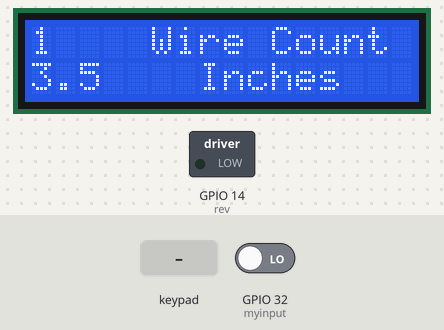
Recording of a program running on a simulated ESP32 board running MicroPython. Parts: 16×2 character LCD, switched loads named in the program (green lamp = pin HIGH). The test bench sets the inputs (shaded band); at power-on: GPIO 32 (myinput) LOW. Pins used as bus, display or sensor lines are not drawn; what the program prints to the serial console is not drawn.

Above: at 1.2 s.
1.3 s: GPIO 32 (myinput) driven HIGH
At 2.9 s:
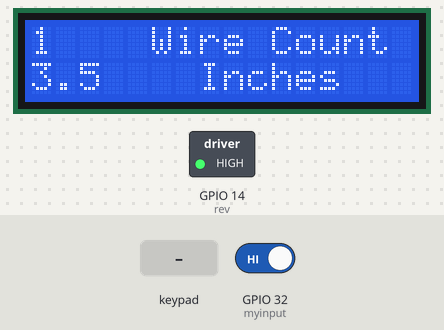
4.3 s: keypad keys 1 2 # pressed 0.4 s apart
8.5 s: key '1' pressed
11.5 s: key 'A' pressed
13.5 s: key 'B' pressed
At 15.4 s:
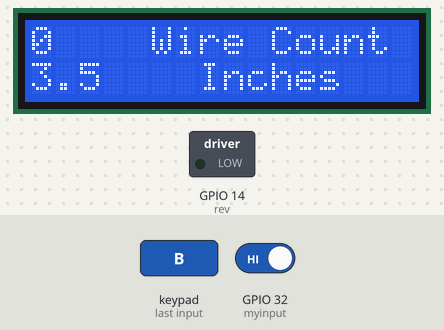
15.7 s: keypad keys 1 2 D pressed 0.4 s apart
Timing chart, 0 to 18.7 s (numbered marks = the images above; inputs shaded):
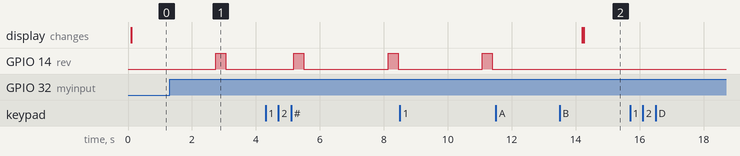

The program:

main_LCD_with_KeyPad_-02.py
```python
import time
import math
import machine
from machine import Pin, Timer
from time import sleep
from time import sleep_ms, ticks_ms
from machine import SoftI2C

from i2c_lcd import I2cLcd
DEFAULT_I2C_ADDR = 0x27
i2c = SoftI2C(scl=Pin(22), sda=Pin(21), freq=100000)
lcd = I2cLcd(i2c, DEFAULT_I2C_ADDR, 2, 16)

 # CONSTANTS
KEY_UP   = const(0)
KEY_DOWN = const(1)
lastkey = ''
mynext = 0

aa = 0 #remember wires for display function
bb = 0 #remember inches for display function
wires = 1
inches = 3.5

#Designate Input Pin for Run
myinput = Pin(32, Pin.IN)
myinput.value()

keys = [['1', '2', '3', 'A'], ['4', '5', '6', 'B'], ['7', '8', '9', 'C'], ['.', '0', '#', 'D']]

# Pin names for Pico
rows = [23, 19, 18, 5]
cols = [15, 27, 26, 25]

# set pins for rows as outputs
row_pins = [Pin(pin_name, mode=Pin.OUT) for pin_name in rows]

# set pins for cols as inputs
col_pins = [Pin(pin_name, mode=Pin.IN, pull=Pin.PULL_DOWN) for pin_name in cols]

def initNow():
    for row in range(0,4):
        for col in range(0,4):
            row_pins[row].value(0)

def scanNow(row, col):
    row_pins[row].value(1)
    key = None
    if col_pins[col].value() == KEY_DOWN:
        key = KEY_DOWN
    if col_pins[col].value() == KEY_UP:
        key = KEY_UP
        row_pins[row].value(0)
    return key

def getKey():
    global lastkey
    global mynext
    for row in range(4):
        for col in range(4):
            key = scanNow(row, col)
            if key == KEY_DOWN:
                #print("Key Pressed", keys[row][col])
                lastkey = keys[row][col]
                a = lastkey
                print(lastkey)
                mynext = 1
                sleep_ms(500)
                if a == 'A':
                    getWireCount()
                elif a == 'D':
                    getLength()
                else:
                    pass

def getLength():
    global lcd
    global inches
    global lastkey
    global mynext
    inches = 0
    a = ''
    b = ''
    c = '.'
    d = ''
    mynext = 0
    while mynext == 0: #get number one
        sleep_ms(50)
        getKey()
    a = lastkey
    sleep_ms(100)
    mynext = 0
    while mynext == 0: #get number two
        sleep_ms(50)
        getKey()
    b = lastkey
    sleep_ms(100)
    mynext = 0
    while mynext == 0: #get number three
        sleep_ms(50)
        getKey()
    d = lastkey
    sleep_ms(100)
    mynext = 0

    e = str(a + b + c + d) #build number 12.3 up to 99.9 Inches
    print(e)

    inches = float(e)
    sleep_ms(20)

    print('You Entered = ', inches)
    sleep_ms(200)

def getWireCount():
    global lastkey
    global wires
    wires = 0
    while lastkey == 'A':
        sleep_ms(100)
        print(lastkey)
        getKey()
    if lastkey == '1':
        wires = 1
        print('Wire Count = ', wires)
    if lastkey == '2':
        wires = 2
        print('Wire Count = ', wires)
    if lastkey == '3':
        wires = 3
        print('Wire Count = ', wires)
    if lastkey == '4':
        wires = 4
        print('Wire Count = ', wires)
    if lastkey == '5':
        wires = 20
        print('Wire Count = ', wires)
    sleep_ms(100)

def setDisplay():
    global aa
    global wires
    global bb
    global inches

    if wires != aa or inches != bb:
        aa = wires
        bb = inches
        lcd.clear()
        lcd.move_to(5, 0)
        lcd.putstr("Wire Count")
        lcd.move_to(7, 1)
        lcd.putstr("Inches")
        lcd.move_to(0, 0)
        lcd.putstr(str(aa))
        lcd.move_to(0,1)
        lcd.putstr(str(bb))


def checkinput():
    myinput = Pin(32, Pin.IN)
    m = myinput.value()
    if m != 0:
        runNow()
    else:
        pass

def runNow():
    rev = Pin(14, Pin.OUT)
    w = 0
    while w < wires:
        moveNow() #Feed Wire
        time.sleep(.1)
        moveNow2() #Cutter Simulation / Same motor for now
        time.sleep(.1)
        rev.on()
        moveNow2()
        rev.off()
        w = w + 1
        sleep_ms(500)


def moveNow():
    global inches
    step = Pin(4, Pin.OUT)
    mypwm = 1000  # starting pwm / start speed
    minpulse = 150  # min pwm or max speed
    rate = 10 #accel decel rate
    dest = 541 * inches  # destination 720/REVOLUTION
    x = 1
    decel = 21
    decelbegin = 0
    on = step.on
    off = step.off
    count = 1
    cnt = 1
    while x < dest:
        time.sleep_us(mypwm)
        #print(x, mypwm)
        x = x + 1
        if mypwm <= minpulse:
            if count != 0:
                decelbegin = x + 1
                decel = dest - decelbegin  # decel from here on
                count = 0
        on()
        time.sleep_us(mypwm)
        off()
        if x >= decel + 1:
            if count != 0:
                mypwm = mypwm - rate
            else:
                mypwm = mypwm + rate

        elif x >= dest - decelbegin:
            cnt = 0 #Block and Control Function above

def moveNow2():
    inches = .45
    step = Pin(4, Pin.OUT)
    mypwm = 1000  # starting pwm / start speed
    minpulse = 150  # min pwm or max speed
    rate = 10 #accel decel rate
    dest = 540 * inches  # destination 720/REVOLUTION
    x = 1
    decel = 21
    decelbegin = 0
    on = step.on
    off = step.off
    count = 1
    count2 = 1
    while x < dest:
        time.sleep_us(mypwm)
        #print(x, mypwm)
        x = x + 1
        if mypwm <= minpulse:
            if count != 0:
                decelbegin = x + 1
                decel = dest - decelbegin  # decel from here on
                count = 0
        on()
        time.sleep_us(mypwm)
        off()
        if x >= decel + 1:
            if count != 0:
                mypwm = mypwm - rate
            else:
                mypwm = mypwm + rate

        elif x >= dest - decelbegin:
            count2 = 0 #Block and Control Function above

print('Starting KeyPad!')
initNow() #KeyPad

while True:
    getKey()
    checkinput()
    setDisplay()
    time.sleep_ms(200)
```

Measured:
- after the input at 1.3 s, GPIO 14 (rev): LOW → HIGH after 1.4 s, → LOW 0.31 s later
- after the input at 11.5 s, every drawn part: stays the same
- after the input at 13.5 s, the display: first changes after 0.70 s (image 2 shows a later state)
- after the input at 15.7 s, every drawn part: stays the same
